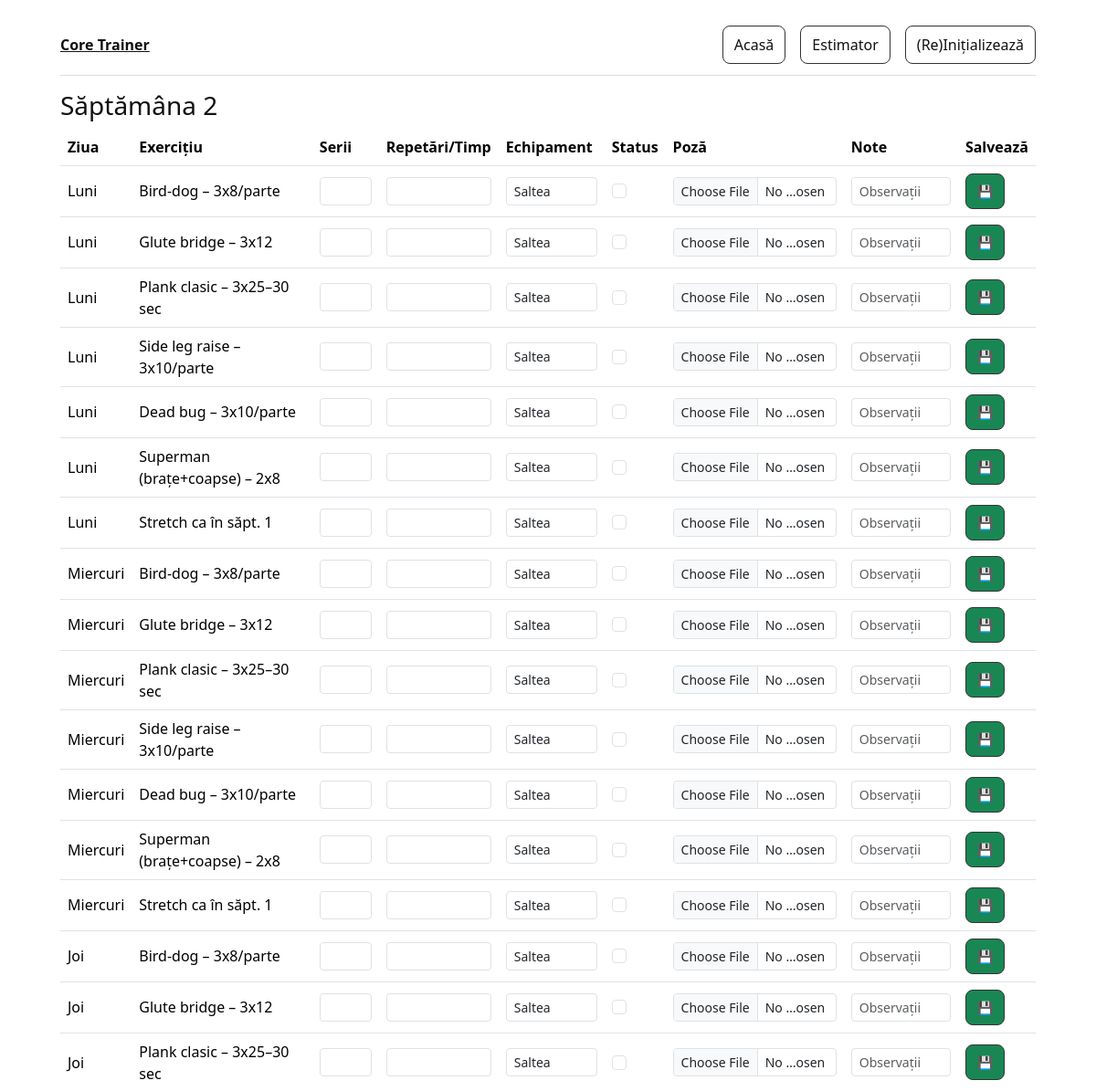
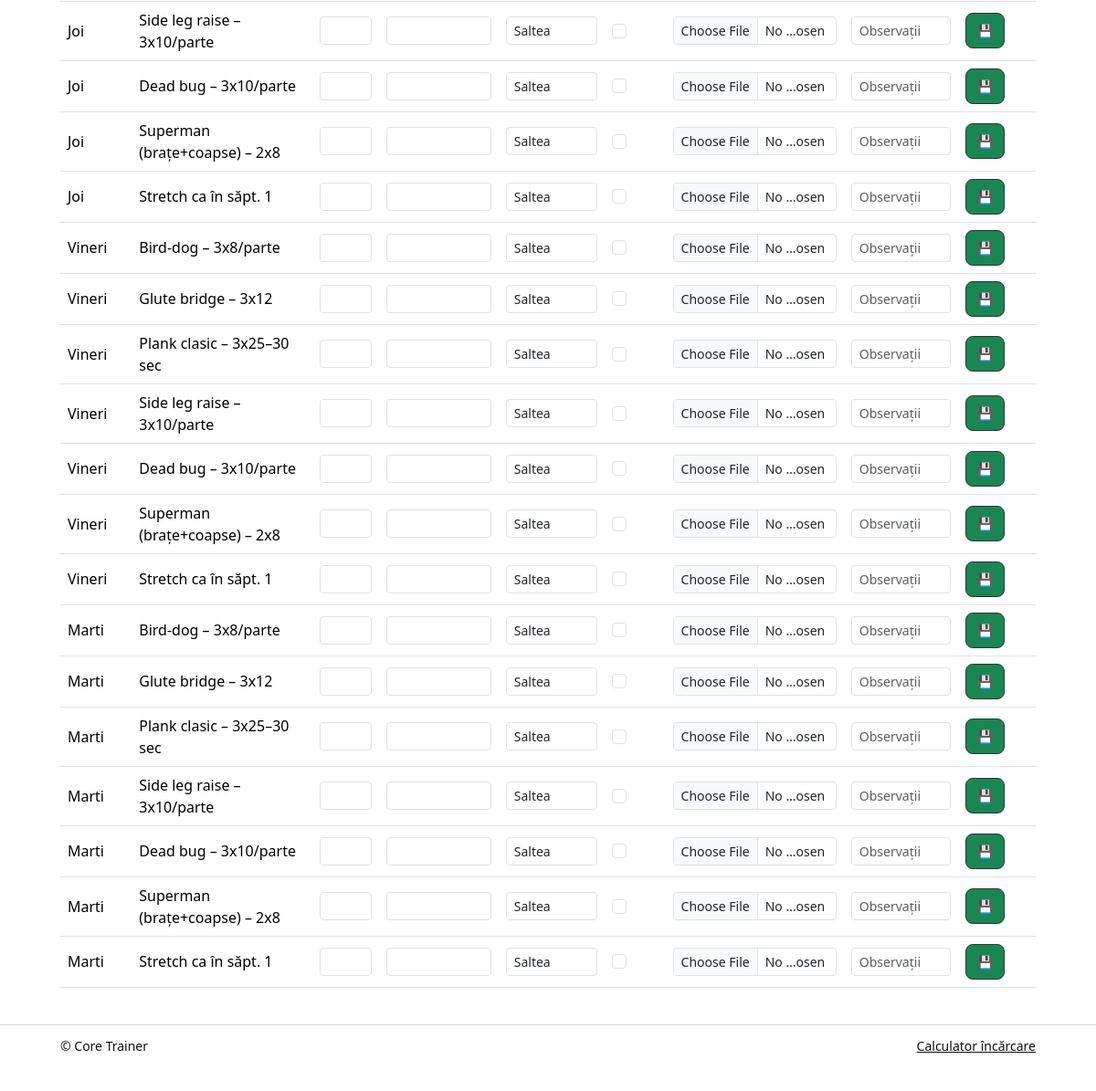
Page /week/2 on the committed database (2 pictures, top to bottom).
### app.py (models this page shows)
class Week(db.Model):
    id = db.Column(db.Integer, primary_key=True)
    number = db.Column(db.Integer, nullable=False)  # 1..4
    created_at = db.Column(db.DateTime, default=datetime.utcnow)
    workouts = db.relationship("Workout", backref="week", lazy=True, cascade="all, delete-orphan")

class Workout(db.Model):
    id = db.Column(db.Integer, primary_key=True)
    week_id = db.Column(db.Integer, db.ForeignKey("week.id"), nullable=False)
    day = db.Column(db.String(20), nullable=False)  # Luni..Vineri
    exercise = db.Column(db.String(120), nullable=False)
    sets = db.Column(db.String(20), default="")
    reps_time = db.Column(db.String(20), default="")
    equipment = db.Column(db.String(60), default="")
    done = db.Column(db.Boolean, default=False)
    image_path = db.Column(db.String(255), default="")
    notes = db.Column(db.String(255), default="")

### app.py (the view)
@app.route("/week/<int:number>")
def view_week(number):
    week = Week.query.filter_by(number=number).first_or_404()
    order = {"Luni":1,"Marți":2,"Miercuri":3,"Joi":4,"Vineri":5}
    workouts = sorted(week.workouts, key=lambda w: (order.get(w.day, 99), w.id))
    return render_template("week.html", week=week, workouts=workouts)

### templates/week.html (shortened to what this page needs)
{% extends 'base.html' %}
{% block content %}
<h3>Săptămâna {{ week.number }}</h3>
<div class="table-responsive">
<table class="table align-middle">
  <thead>
    <tr>
      <th>Ziua</th><th>Exercițiu</th><th>Serii</th><th>Repetări/Timp</th><th>Echipament</th><th>Status</th><th>Poză</th><th>Note</th><th>Salvează</th>
    </tr>
  </thead>
  <tbody>
  {% for w in workouts %}
    <tr class="{% if w.done %}done-row{% endif %}">
      <form action="{{ url_for('update_workout', w_id=w.id) }}" method="post" enctype="multipart/form-data">
      <td>{{ w.day }}</td>
      <td>{{ w.exercise }}</td>
      <td style="max-width:90px"><input class="form-control form-control-sm" name="sets" value="{{ w.sets or '' }}"></td>
      <td style="max-width:120px"><input class="form-control form-control-sm" name="reps_time" value="{{ w.reps_time or '' }}"></td>
      <td style="max-width:120px"><input class="form-control form-control-sm" name="equipment" value="{{ w.equipment or '' }}"></td>
      <td><input class="form-check-input" type="checkbox" name="done" {% if w.done %}checked{% endif %}></td>
      <td>
        <input class="form-control form-control-sm" type="file" name="image" accept="image/*">
      </td>
      <td style="max-width:180px">
        <input class="form-control form-control-sm" name="notes" value="{{ w.notes or '' }}" placeholder="Observații">
      </td>
      <td><button class="btn btn-success btn-sm" type="submit">💾</button></td>
      </form>
    </tr>
  {% endfor %}
  </tbody>
</table>
</div>
{% endblock %}

### templates/base.html (style rules this page uses)
:root { --gap: 16px; --border:#ddd; --bg:#fff; --text:#111; }
body { margin:0; padding: 16px 0 100px; background: var(--bg); color: var(--text); font-family: system-ui, -apple-system, Segoe UI, Roboto, Arial, sans-serif; }
.btn { display:inline-block; padding:8px 12px; border:1px solid #333; border-radius:8px; text-decoration:none; color:#111; }

### rows in the picture
Week: number "2"
Workout: day "Luni", exercise "Bird-dog – 3x8/parte", equipment "Saltea"
Workout: day "Luni", exercise "Glute bridge – 3x12", equipment "Saltea"
Workout: day "Luni", exercise "Plank clasic – 3x25–30 sec", equipment "Saltea"
Workout: day "Luni", exercise "Side leg raise – 3x10/parte", equipment "Saltea"
Workout: day "Luni", exercise "Dead bug – 3x10/parte", equipment "Saltea"
Workout: day "Luni", exercise "Superman (brațe+coapse) – 2x8", equipment "Saltea"
Workout: day "Luni", exercise "Stretch ca în săpt. 1", equipment "Saltea"
Workout: day "Miercuri", exercise "Bird-dog – 3x8/parte", equipment "Saltea"
Workout: day "Miercuri", exercise "Glute bridge – 3x12", equipment "Saltea"
Workout: day "Miercuri", exercise "Plank clasic – 3x25–30 sec", equipment "Saltea"
Workout: day "Miercuri", exercise "Side leg raise – 3x10/parte", equipment "Saltea"
Workout: day "Miercuri", exercise "Dead bug – 3x10/parte", equipment "Saltea"
Workout: day "Miercuri", exercise "Superman (brațe+coapse) – 2x8", equipment "Saltea"
Workout: day "Miercuri", exercise "Stretch ca în săpt. 1", equipment "Saltea"
Workout: day "Joi", exercise "Bird-dog – 3x8/parte", equipment "Saltea"
Workout: day "Joi", exercise "Glute bridge – 3x12", equipment "Saltea"
Workout: day "Joi", exercise "Plank clasic – 3x25–30 sec", equipment "Saltea"
Workout: day "Joi", exercise "Side leg raise – 3x10/parte", equipment "Saltea"
Workout: day "Joi", exercise "Dead bug – 3x10/parte", equipment "Saltea"
Workout: day "Joi", exercise "Superman (brațe+coapse) – 2x8", equipment "Saltea"
Workout: day "Joi", exercise "Stretch ca în săpt. 1", equipment "Saltea"
Workout: day "Vineri", exercise "Bird-dog – 3x8/parte", equipment "Saltea"
Workout: day "Vineri", exercise "Glute bridge – 3x12", equipment "Saltea"
Workout: day "Vineri", exercise "Plank clasic – 3x25–30 sec", equipment "Saltea"
Workout: day "Vineri", exercise "Side leg raise – 3x10/parte", equipment "Saltea"
Workout: day "Vineri", exercise "Dead bug – 3x10/parte", equipment "Saltea"
Workout: day "Vineri", exercise "Superman (brațe+coapse) – 2x8", equipment "Saltea"
Workout: day "Vineri", exercise "Stretch ca în săpt. 1", equipment "Saltea"
Workout: day "Marti", exercise "Bird-dog – 3x8/parte", equipment "Saltea"
Workout: day "Marti", exercise "Glute bridge – 3x12", equipment "Saltea"
Workout: day "Marti", exercise "Plank clasic – 3x25–30 sec", equipment "Saltea"
Workout: day "Marti", exercise "Side leg raise – 3x10/parte", equipment "Saltea"
Workout: day "Marti", exercise "Dead bug – 3x10/parte", equipment "Saltea"
Workout: day "Marti", exercise "Superman (brațe+coapse) – 2x8", equipment "Saltea"
Workout: day "Marti", exercise "Stretch ca în săpt. 1", equipment "Saltea"
